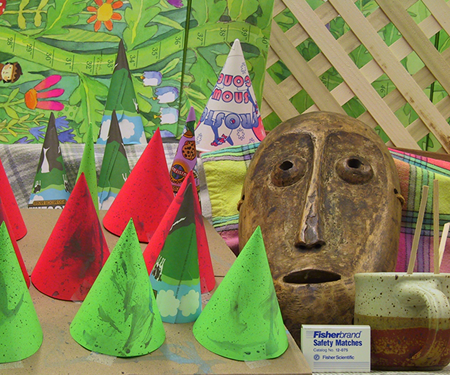
#> input picture app/input/cones/im0.png, 450 x 375 px, found by its file name
$ jupyter execute Experiment.ipynb   (shell and % lines are left out)
#> lines starting #> are read from the running program, lines starting #| are printed output that depends on the picture
### src/disparity.py
from scipy import ndimage
import cv2
import numpy as np

def to_gray(image):
    gray = cv2.cvtColor(image, cv2.COLOR_BGR2GRAY).astype(np.float32)
    return (gray - gray.mean()) / gray.std()

def convolve(image, kernel):
    return ndimage.filters.convolve(image, kernel, mode='constant', cval=0)

def disparity_ssd(image_left, image_right, kernel=7, max_search=30):
    gray_left = to_gray(image_left)
    gray_right = to_gray(image_right)
    kernel = np.ones((kernel, kernel), dtype=np.float32)

    height, width = gray_left.shape
    ssd = np.zeros((max_search, height, width), dtype=np.float32)
    for offset in range(max_search):
        shifted = gray_right if offset == 0 else gray_right[:, :-offset]
        ssd[offset, :, offset:] = np.square(gray_left[:, offset:] - shifted)
        ssd[offset] = convolve(ssd[offset], kernel)

    ssdmax = ssd.max()
    for offset in range(1, max_search):
        ssd[offset, :, :offset] = ssdmax

    return np.argmin(ssd, axis=0)

### src/Experiment.ipynb
[cell 1]
import cv2
import matplotlib.pyplot as plt
import os

[cell 2]
IMAGES_DIR = 'input-images'

left = cv2.imread(os.path.join(IMAGES_DIR, 'Cones', 'im0.png'))
#> left is the input picture: shape (375, 450, 3); mean B, G, R 82.3, 130.2, 132.6
right = cv2.imread(os.path.join(IMAGES_DIR, 'Cones', 'im1.png'))
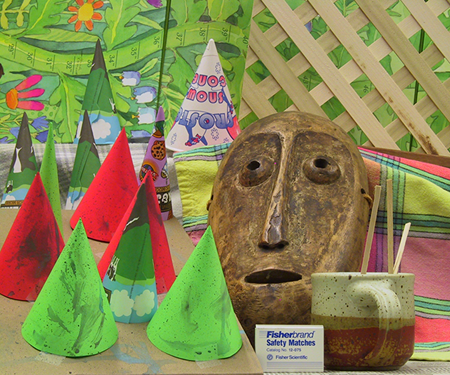
#> input picture app/input/cones/im1.png, 450 x 375 px, found by its file name
#> right is the input picture: shape (375, 450, 3); mean B, G, R 83.6, 133.3, 137.4

[cell 3]
from disparity import disparity_ssd

disparity = disparity_ssd(left, right, max_search=60)
#> in to_gray, `gray = cv2.cvtColor(image, cv2.COLOR_BGR2GRAY).astype(np.float32)`:
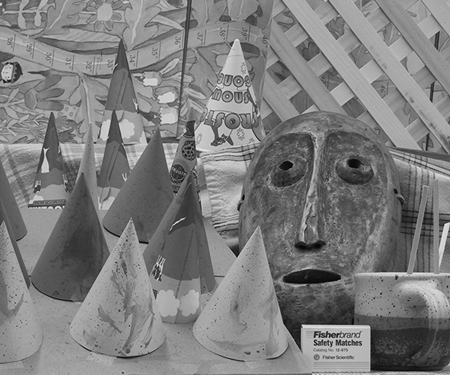
#> gray: shape (375, 450) float32; min 0, max 235, mean 125.5
#> in to_gray (call 2), `gray = cv2.cvtColor(image, cv2.COLOR_BGR2GRAY).astype(np.float32)`:
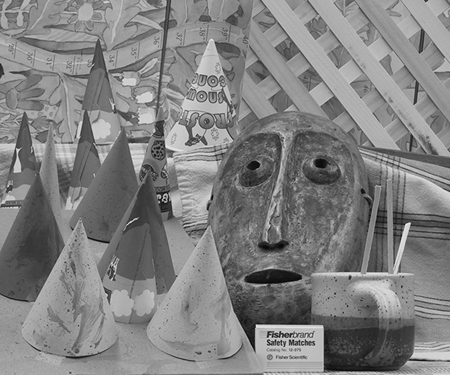
#> gray: shape (375, 450) float32; min 0, max 244, mean 128.9
#> the loop in disparity_ssd, `for offset in range(max_search):` made 60 passes
#> pass 2, in disparity_ssd, `shifted = gray_right if offset == 0 else gray_right[:, :-offset]`:
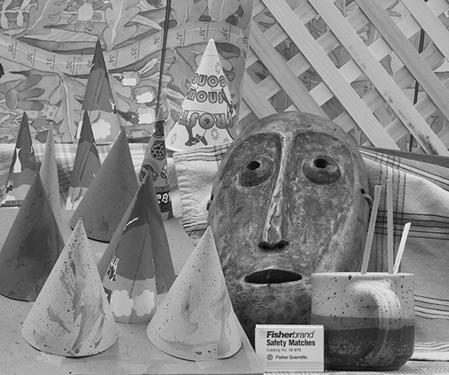
#> shifted: shape (375, 449) float32; min -3.31, max 2.96, mean -0.000526; drawn with min black and max white
#> pass 3, in disparity_ssd, `shifted = gray_right if offset == 0 else gray_right[:, :-offset]`:
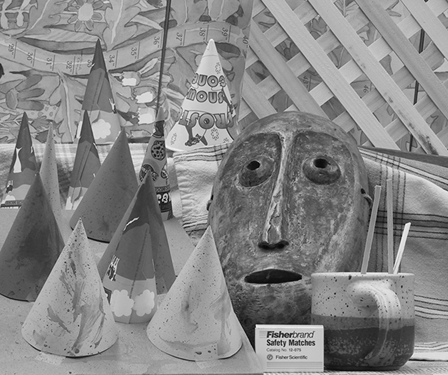
#> shifted: shape (375, 448) float32; min -3.31, max 2.96, mean -0.00108; drawn with min black and max white
#> in disparity_ssd, `ssdmax = ssd.max()`: ssdmax = 861.8
#> in disparity_ssd, `return np.argmin(ssd, axis=0)`:
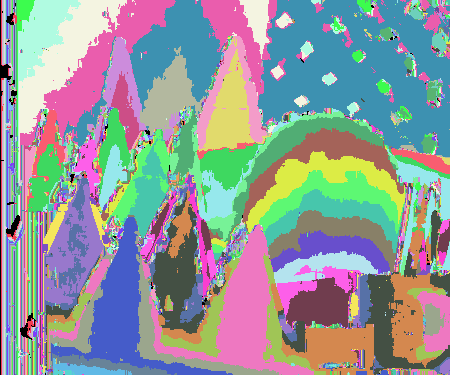
#> returned value: shape (375, 450) int64; 60 distinct labels, from 0 to 59; one colour per label, 0 black

plt.imshow(disparity, cmap='jet')
